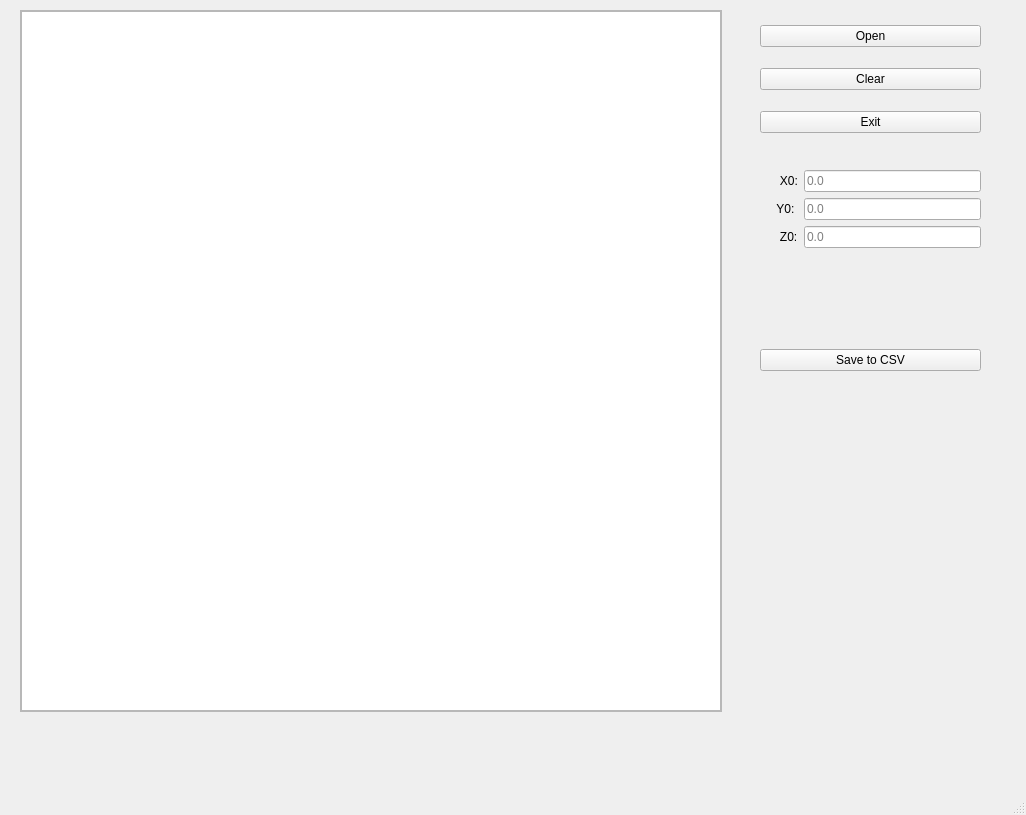
<?xml version="1.0" encoding="UTF-8"?>
<ui version="4.0">
 <class>MainWindow</class>
 <widget class="QMainWindow" name="MainWindow">
  <property name="geometry">
   <rect>
    <x>0</x>
    <y>0</y>
    <width>1026</width>
    <height>815</height>
   </rect>
  </property>
  <property name="windowTitle">
   <string>MainWindow</string>
  </property>
  <widget class="QWidget" name="centralwidget">
   <widget class="QScrollArea" name="scrollArea">
    <property name="geometry">
     <rect>
      <x>20</x>
      <y>10</y>
      <width>702</width>
      <height>702</height>
     </rect>
    </property>
    <property name="widgetResizable">
     <bool>true</bool>
    </property>
    <widget class="QWidget" name="scrollAreaWidgetContents">
     <property name="geometry">
      <rect>
       <x>0</x>
       <y>0</y>
       <width>700</width>
       <height>700</height>
      </rect>
     </property>
     <widget class="QGraphicsView" name="main_gview">
      <property name="geometry">
       <rect>
        <x>0</x>
        <y>0</y>
        <width>700</width>
        <height>700</height>
       </rect>
      </property>
     </widget>
    </widget>
   </widget>
   <widget class="QWidget" name="verticalLayoutWidget">
    <property name="geometry">
     <rect>
      <x>760</x>
      <y>10</y>
      <width>221</width>
      <height>141</height>
     </rect>
    </property>
    <layout class="QVBoxLayout" name="verticalLayout">
     <item>
      <widget class="QPushButton" name="open_btn">
       <property name="text">
        <string>Open</string>
       </property>
      </widget>
     </item>
     <item>
      <widget class="QPushButton" name="clear_btn">
       <property name="text">
        <string>Clear</string>
       </property>
      </widget>
     </item>
     <item>
      <widget class="QPushButton" name="exit_btn">
       <property name="text">
        <string>Exit</string>
       </property>
      </widget>
     </item>
    </layout>
   </widget>
   <widget class="QWidget" name="formLayoutWidget">
    <property name="geometry">
     <rect>
      <x>760</x>
      <y>170</y>
      <width>221</width>
      <height>111</height>
     </rect>
    </property>
    <layout class="QFormLayout" name="formLayout">
     <item row="0" column="0">
      <widget class="QLabel" name="label">
       <property name="text">
        <string>      X0:</string>
       </property>
      </widget>
     </item>
     <item row="0" column="1">
      <widget class="QLineEdit" name="x0_lineedit">
       <property name="placeholderText">
        <string>0.0</string>
       </property>
      </widget>
     </item>
     <item row="1" column="0">
      <widget class="QLabel" name="label_2">
       <property name="text">
        <string>     Y0:</string>
       </property>
      </widget>
     </item>
     <item row="1" column="1">
      <widget class="QLineEdit" name="y0_lineedit">
       <property name="placeholderText">
        <string>0.0</string>
       </property>
      </widget>
     </item>
     <item row="2" column="0">
      <widget class="QLabel" name="label_3">
       <property name="text">
        <string>      Z0:</string>
       </property>
      </widget>
     </item>
     <item row="2" column="1">
      <widget class="QLineEdit" name="z0_lineedit">
       <property name="placeholderText">
        <string>0.0</string>
       </property>
      </widget>
     </item>
    </layout>
   </widget>
   <widget class="QWidget" name="verticalLayoutWidget_2">
    <property name="geometry">
     <rect>
      <x>760</x>
      <y>300</y>
      <width>221</width>
      <height>121</height>
     </rect>
    </property>
    <layout class="QVBoxLayout" name="verticalLayout_2">
     <item>
      <widget class="QPushButton" name="save_btn">
       <property name="text">
        <string>Save to CSV</string>
       </property>
      </widget>
     </item>
    </layout>
   </widget>
  </widget>
  <widget class="QMenuBar" name="menubar">
   <property name="geometry">
    <rect>
     <x>0</x>
     <y>0</y>
     <width>1026</width>
     <height>22</height>
    </rect>
   </property>
  </widget>
  <widget class="QStatusBar" name="statusbar"/>
 </widget>
 <resources/>
 <connections/>
</ui>
